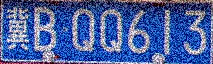
%> input picture bigWork/photo/II/冀BQQ613.jpg, 213 x 64 px
$ octave BQQ613.m   (GNU Octave 9; MATLAB toolbox functions it lacks are replaced by stand-ins)
%> lines starting %> are read from the running program, lines starting %| are printed output that depends on the picture; in (x1, y1, x2, y2) boxes, pixels count from 0 and x2, y2 are one past the last pixel; in counts of white or black regions, pixels touching at a corner belong together; the program's own positions count from 1
### bigWork/II/tofloat.m
function [out, revertclass] = tofloat(in)
%TOFLOAT Convert image to floating point
% [OUT, REVERTCLASS] = TOFLOAT(IN) converts the input image into
% floating-point. If IN is a double or single image, then OUT equals IN.
% Otherwise, OUT equals IM2SINGLE(IN). REVERTCLASS is a function handle
% that can be used to convert back to the class of IN.

identity = @(X) X;
tosingle = @im2single;

table = {'uint8', tosingle, @im2uint8
    'uint16', tosingle, @im2uint16
    'int16', tosingle, @im2int16
    'logical', tosingle, @logical
    'double', identity, identity
    'single', identity, identity};

classIndex = find(strcmp(class(in), table(:,1)));

if isempty(classIndex)
    error('Unsupported input image class.');
end

out = table{classIndex, 2}(in);

revertclass = table{classIndex, 3};

### bigWork/I/remove_sx_border.m
%%%%%%%%%%%%%%%%%%%%%%%%%%%%%%%%%
%%%%%%目的:去掉上下边框和铆钉（统计跳变次数）
%%%%%%     铆钉所在行有6次像素跳变（2个铆钉4次+左右边框2次）
%%%%%%     字符所在行至少16次跳变（7个字符至少14次+左右边框2次
%%%%%%%%%%%%%%%%%%%%%%%%%%%%%%%%%
function out = remove_sx_border(I)

% 前一列减后一列,即利用差值寻找跳变处
diff_row = diff(I,1,2);
% 统计每行的插值和，即定位行，在垂直方向上查找
diff_row_sum = sum(abs(diff_row), 2);
rows = size(I,1);

%%% 定位行的起始位置(从1/3处先上扫描行)
srow = ceil(rows*(1/3));
j = srow;
for i=1:srow
    if diff_row_sum(j,1)<10
        plate.rowa = j;
        break;
    end
    % 向上扫描
    j = srow-i;
end
%%% 定位行的结束位置(从2/3处先下扫描行)
for i=2*srow:size(diff_row_sum,1)
    if diff_row_sum(i,1)<10
        plate.rowb = i;
        break;
    end
end
% 切割图像去除
out = I(plate.rowa:plate.rowb, :);

### bigWork/I/remove_extra_region.m
%%%%%%%%%%%%%%%%%%%%%%%%%%%%%%%%%%%
%%% 使用投影法移除额外区域
%%%%%%%%%%%%%%%%%%%%%%%%%%%%%%%%%%%

function I=remove_extra_region(I2)

% 统计每列的元素和，能定位列，即在水平方向上删除孤立点
projection_h = sum(I2,1);

% 统计每行的元素和，能定位行，即在垂直方向上删除孤立点
projection_v = sum(I2,2);

% 垂直方向上往下找，
for i=1:size(projection_v,1)
    if projection_v(i,1) >= 1
        new.rowa = i;
        break;
    end
end

% 垂直方向下往上找，
for i=1:size(projection_v,1)
    j = size(projection_v,1) - i+1;
    if projection_v(j,1) >= 1
        new.rowb = j;
        break;
    end
end

% 水平方向上，从左往右找
for i=1:size(projection_h ,2)
    if projection_h(1,i) >= 1
        new.cola = i;
        break;
    end
end
% 水平方向上，从右往左找
for i=1:size(projection_h ,2)
    j = size(projection_h ,2)-i+1;
    if projection_h(1,j) >= 1
        new.colb = j;
        break;
    end
end
I = I2(new.rowa:new.rowb, new.cola:new.colb);
end

### bigWork/I/remove_zy_null.m
%%%%%%%%%%%%%%%%%%%%%%%%%%%%%%%%%%%%%%%%%%%%%%%%%%%%%%%%%%%%%%%%%%%%%%%%
%%%%%% 去除字符左右背景（投影法）
%%%%%% 保证边框去除的情况下，可以通过找左右两边的字符边界来去除左右两边的空白
%%%%%%%%%%%%%%%%%%%%%%%%%%%%%%%%%%%%%%%%%%%%%%%%%%%%%%%%%%%%%%%%%%%%%%%%
function out = remove_zy_null(I)

% 统计每一列的元素之和,即水平方向上寻找
ppv1 = sum(I,1);
columns = size(ppv1, 2);
% 从左往右找
for i=1:columns
    if ppv1(1,i) ~= 0
        pl.cola = i;
        break;
    end
end
 % 从右往左找
for i=1:columns
    j = columns - i + 1;
    if ppv1(1,j) ~= 0
        pl.colb = j;
        break;
    end
end
out = I(:,pl.cola:pl.colb);

### bigWork/II/BQQ613.m
% 第二类的第一张图片
clear;clc;
figure();
I = imread('../photo/II/冀BQQ613.jpg');
%> I is the input picture: size 64x213x3 uint8; mean R, G, B 74.1, 95.6, 157.7
subplot(331);imshow(I);title("原图");


% 2 灰度化
I1 = rgb2gray(I);
subplot(332);imshow(I1);title("灰度图");

% 滤波,进行中值滤波，消除噪音
f = tofloat(I1);
I1  = medfilt2(f,[2,2],'symmetric');
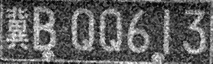
%> I1: size 64x213 single; min 0.0118, max 0.978, mean 0.372
subplot(333);imshow(I1);title("去除椒盐噪音");

% 二值图像
I2 = imbinarize(I1,0.44);
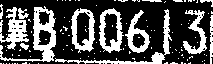
%> I2: size 64x213 logical; 31.7% white; 112 white regions (99 under 20 px), largest, box (x1, y1, x2, y2) and area: (0, 6, 56, 62) 832, (55, 9, 172, 64) 590, (0, 7, 29, 50) 532
subplot(334);imshow(I2);title("二值图像");
% 去除孤立噪声

I3 = bwareaopen(I2,37);
subplot(335);imshow(I3);title('去除孤立噪声');


% 去除边框
I4=remove_sx_border(I3);
%> in remove_sx_border, `diff_row = diff(I,1,2);`:
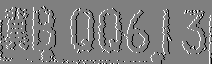
%> diff_row: size 64x212 double; min -1, max 1, mean 0.000442; drawn with min black and max white
%> in remove_sx_border, `diff_row_sum = sum(abs(diff_row), 2);`: diff_row_sum = 64 values, max 36 at index 42, min 0 at index 1, mean 20.69
%> after the loop in remove_sx_border, `for i=1:srow`: plate = {rowa 8}
%> after the loop in remove_sx_border, `for i=2*srow:size(diff_row_sum,1)`: plate = {rowa 8, rowb 56}
%> in remove_sx_border, `out = I(plate.rowa:plate.rowb, :);`:
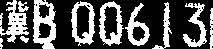
%> out: size 49x213 logical; 33.4% white; 11 white regions, largest, box (x1, y1, x2, y2) and area: (33, 0, 56, 49) 660, (0, 0, 29, 43) 532, (99, 1, 124, 46) 500
I4 = I4(1:size(I4,1),:);
I4=remove_extra_region(I4);
%> in remove_extra_region, `projection_h = sum(I2,1);`: projection_h = 213 values, max 44 at index 52, min 0 at index 30, mean 16.38
%> in remove_extra_region, `projection_v = sum(I2,2);`: projection_v = 49 values, max 113 at index 41, min 13 at index 1, mean 71.18
%> after the loop in remove_extra_region, `for i=1:size(projection_v,1)`: new = {rowa 1}
%> after the loop in remove_extra_region, `for i=1:size(projection_v,1)`: new = {rowa 1, rowb 49}
%> after the loop in remove_extra_region, `for i=1:size(projection_h ,2)`: new = {rowa 1, rowb 49, cola 1}
%> after the loop in remove_extra_region, `for i=1:size(projection_h ,2)`: new = {rowa 1, rowb 49, cola 1, colb 213}
subplot(336);imshow(I4);title('去除上下边框');
I5 = remove_extra_region(I4);
I5 = I5(:,5:size(I5,2)-8);
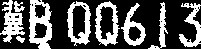
%> I5: size 49x201 logical; 33.4% white; 9 white regions, largest, box (x1, y1, x2, y2) and area: (29, 0, 52, 49) 660, (95, 1, 120, 46) 500, (67, 1, 91, 46) 498
I5 = remove_zy_null(I5);
%> in remove_zy_null, `ppv1 = sum(I,1);`: ppv1 = 201 values, max 44 at index 48, min 0 at index 26, mean 16.39
%> after the loop in remove_zy_null, `for i=1:columns`: pl = {cola 1}
%> after the loop in remove_zy_null, `for i=1:columns`: pl = {cola 1, colb 201}

subplot(337);imshow(I5);title('去除左右边框');
% 垂直投影并分割
I6 = I5;
[height, width] = size(I6);
%> height = 49; width = 201
projection = sum(I6, 1);
%> projection has the same summary as ppv1 in remove_zy_null
subplot(339);stem(projection,'.',...
    'MarkerFaceColor','w',...
    'MarkerEdgeColor','w');
title('字符垂直方向投影');
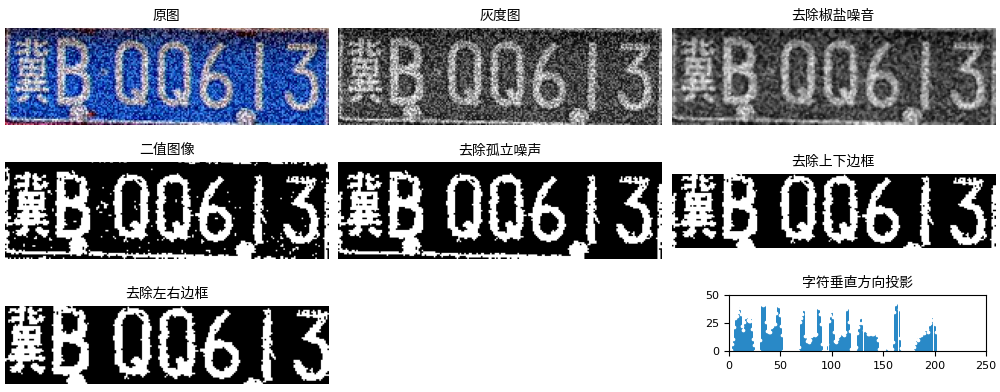
%> figure redrawn from the program's plot data, 8 panels

figure();
subplot(1,7,1);imshow(I6(:,1:25));
subplot(1,7,2);imshow(I6(:,28:52));
subplot(1,7,3);imshow(I6(:,68:92));
subplot(1,7,4);imshow(I6(:,96:120));
subplot(1,7,5);imshow(I6(:,125:149));
subplot(1,7,6);imshow(I6(:,153:177));
subplot(1,7,7);imshow(I6(:,177:width));
%> after `imshow(I6(:,177:width))`:
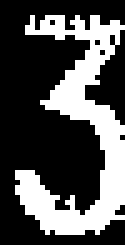
%> displayed picture: size 49x25 logical (shown 5 times larger); 31.9% white; 1 white region, box (x1, y1, x2, y2) and area: (3, 3, 25, 47) 391

$ run again, with bigWork/photo/II/兰A20008.jpg copied over bigWork/photo/II/冀BQQ613.jpg
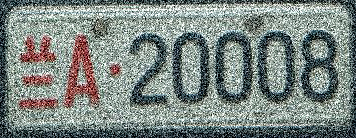
%> input picture bigWork/photo/II/兰A20008.jpg, 356 x 138 px
%> I is the input picture: size 138x356x3 uint8; mean R, G, B 124.4, 134.4, 130.2
%> `I2 = imbinarize(I1,0.44);`:
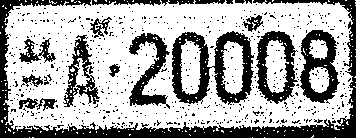
%> I2: size 138x356 logical; 65.7% white; 603 black regions (583 under 20 px), largest, box (x1, y1, x2, y2) and area: (0, 0, 356, 138) 6139, (172, 31, 254, 105) 2720, (300, 30, 340, 104) 1499
%> I3: size 138x356 logical; 64.6% white; 603 black regions (583 under 20 px), largest, box (x1, y1, x2, y2) and area: (0, 0, 356, 138) 6389, (172, 31, 254, 105) 2778, (300, 30, 340, 104) 1519
%> diff_row_sum = 138 values, max 96 at index 127, min 0 at index 133, mean 38.2
%> after the loop in remove_sx_border, `for i=1:srow`: plate = {rowa 12}
%> after the loop in remove_sx_border, `for i=2*srow:size(diff_row_sum,1)`: plate = {rowa 12, rowb 132}
%> projection_h = 356 values, max 115 at index 59, min 0 at index 1, mean 82.38
%> projection_v = 121 values, max 338 at index 1, min 1 at index 121, mean 242.4
%> after the loop in remove_extra_region, `for i=1:size(projection_v,1)`: new = {rowa 1}
%> after the loop in remove_extra_region, `for i=1:size(projection_v,1)`: new = {rowa 1, rowb 121}
%> after the loop in remove_extra_region, `for i=1:size(projection_h ,2)`: new = {rowa 1, rowb 121, cola 4}
%> after the loop in remove_extra_region, `for i=1:size(projection_h ,2)`: new = {rowa 1, rowb 121, cola 4, colb 353}
%> I: size 121x350 logical; 69.3% white; 592 black regions (574 under 20 px), largest, box (x1, y1, x2, y2) and area: (169, 20, 251, 94) 2778, (0, 0, 350, 121) 2288, (297, 19, 337, 93) 1519
%> I5: size 121x338 logical; 70.3% white; 588 black regions (571 under 20 px), largest, box (x1, y1, x2, y2) and area: (165, 20, 247, 94) 2778, (0, 107, 338, 121) 1647, (293, 19, 333, 93) 1519
%> ppv1 = 338 values, max 115 at index 52, min 43 at index 323, mean 85.07
%> after the loop in remove_zy_null, `for i=1:columns`: pl = {cola 1}
%> after the loop in remove_zy_null, `for i=1:columns`: pl = {cola 1, colb 338}
%> projection has the same summary as ppv1 in remove_zy_null
%> `imshow(I6(:,177:width))`:
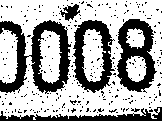
%> displayed picture: size 121x162 logical; 65% white; 276 black regions (271 under 20 px), largest, box (x1, y1, x2, y2) and area: (0, 20, 71, 94) 2241, (117, 19, 157, 93) 1519, (73, 20, 115, 93) 1379, (0, 107, 162, 121) 916, (60, 4, 80, 21) 179
